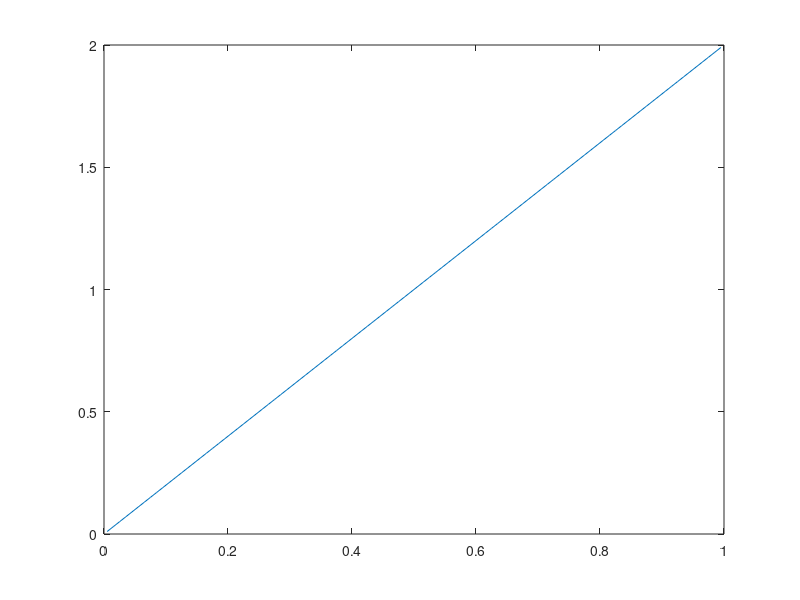

MATLAB code to generate this figure: (Note: this script raises an error after producing the figure.)
clear all
close all
global GelState GelSimParams


GelSimParams.Ncell = 100;
GelSimParams.dt = 0.1;
timevec = 0:GelSimParams.dt:2;
M = length(timevec)-1
GelSimParams.hx = 1/GelSimParams.Ncell;


GelState.Xcell = linspace(GelSimParams.hx/2,1-GelSimParams.hx/2,GelSimParams.Ncell)';
GelState.ThetaS = ones(GelSimParams.Ncell+2,1);

rightval = 2;
slope = 2;

C = slope*(GelState.Xcell - 1) + rightval;
plot(GelState.Xcell,C)
pause;

D = 1;
k = -2;
L = BackEulOperatorConstruct(D,GelSimParams.dt,k);
%%When it is ONLY diffusive flux that I am considering, this equates to the
%%left boundary condition Flux = k*C_x=0


for i = 1:M
time = GelSimParams.dt*i;
rhs = C;
rhs(end) = rhs(end) + rightval*D*GelSimParams.dt*2/(GelSimParams.hx^2);
Cnew = L\rhs;
plot(GelState.Xcell,Cnew)
xlim([0 1])
pause(0.1)
C = Cnew;
end
time

% true = 1 + exp(-D*pi*pi*time/4)*cos(pi*GelState.Xcell/2);
% 
% error = abs(true - C);
% 
% Linf = max(error)
% L1 = sum(error)*GelSimParams.hx
% L2 = sqrt(sum(error.^2)*GelSimParams.hx)